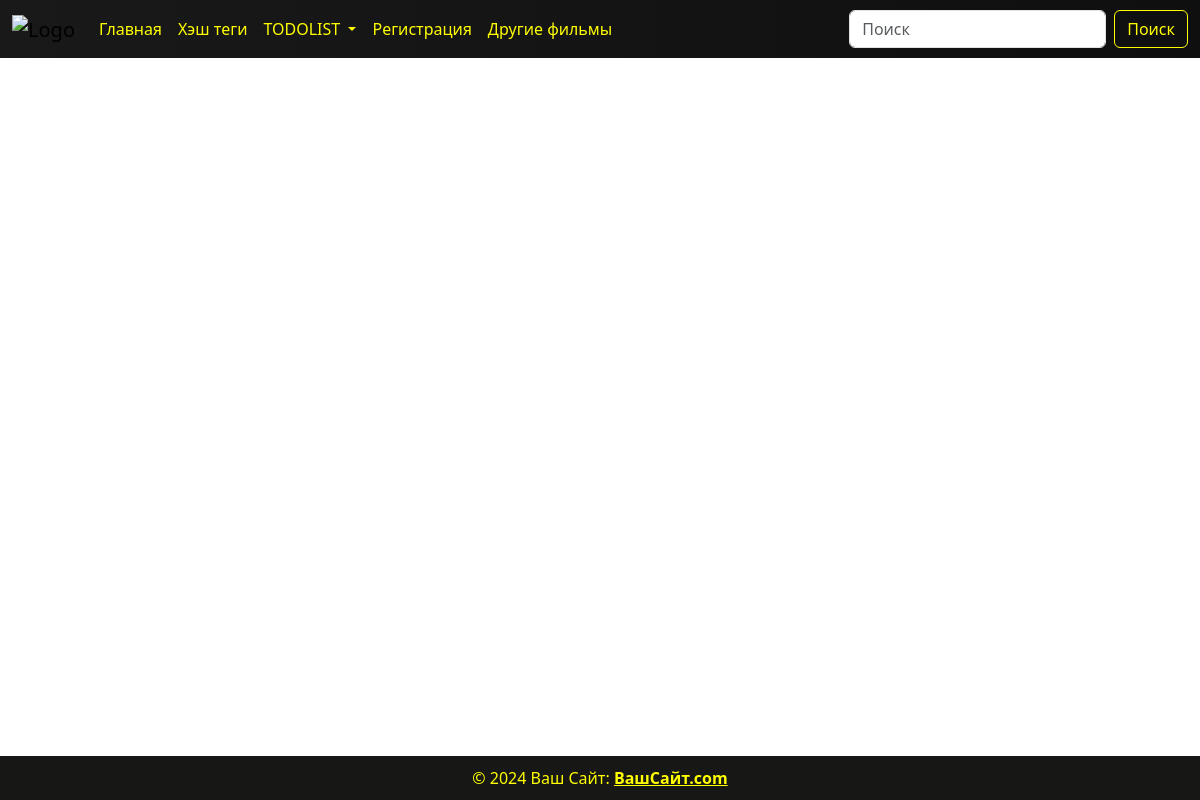
Before: / with the older database file.
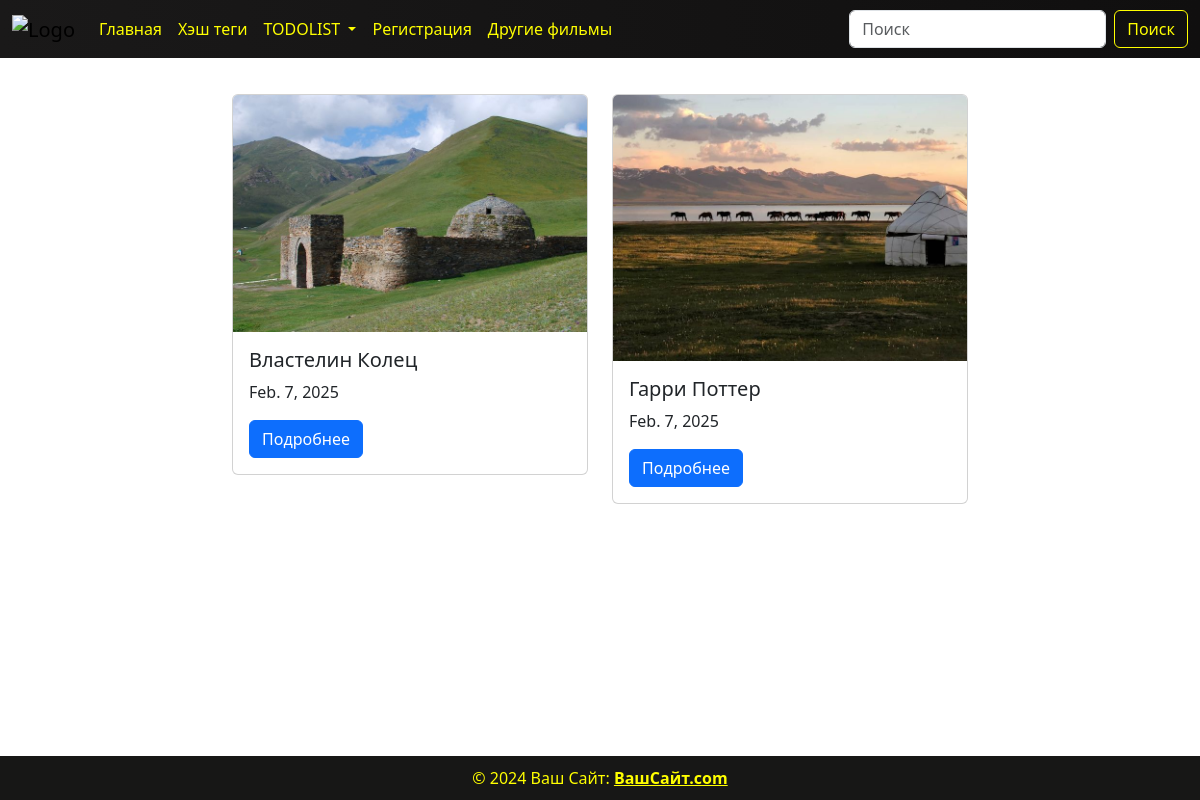
After: the same page with the newer database file.
### books/models.py (models this page shows, shortened)
class BookModel(models.Model):
    GENRE_CHOICES = (
        ('HORROR', 'Horror'),
        ('COMEDY', 'Comedy'),
        ('FANTASY', 'Fantasy'),
    )
    image = models.ImageField(upload_to='films/', verbose_name='Загрузите фото')
    title = models.CharField(max_length=100, verbose_name='укажите название книги')
    description = models.TextField(verbose_name=' Укажите описание описание',blank=True)
    price =  models.PositiveIntegerField(verbose_name="Укажите цену", default=0)
    created_at = models.DateField(auto_now_add=True)
    genre = models.CharField(max_length=10, choices=GENRE_CHOICES, default='HORROR',
                             verbose_name='Выберите жанр')
    time = models.TimeField(verbose_name='укажите время просмотра')
    director = models.CharField(max_length=100, default='Иванов Иван')
    trailer =models.URLField(verbose_name='укажите из YouTube')
    class Meta:
        verbose_name = 'книга'
        verbose_name_plural = 'книги'

### books/views.py (the view)
# urls.py: path('', views.book_list_view, name='book_list'),
def book_list_view(request):
    if request.method == 'GET':
        query = models.BookModel.objects.all().order_by('-id')
        context_object_name = {
            'book': query,
        }
        return render(request, 'show.html', context=context_object_name)

### templates/show.html (shortened to what this page needs)
{% load static %}
<!DOCTYPE html>
<html lang="en">
<head>
    <link href="https://cdn.jsdelivr.net/npm/bootstrap@5.3.3/dist/css/bootstrap.min.css" rel="stylesheet">
</head>
<body>
<nav class="navbar navbar-expand-lg bg-body-tertiary fixed-top"
     style="background: linear-gradient(to right, #1a1919, #100f0f);">
    <div class="container-fluid">
        <a class="navbar-brand" href="#">
            <img src="https://lh5.googleusercontent.com/yzWtzlXIlHfLjcFkr0S7UgmoX9HFoJ6VRszWZyEt-G85Gl5ID_XxoLX6Ji6E223S-EU2UUt2Y89uOwkm0tr8KkLQbM4Su17ln5HVBLaLHfxFIqm4DDpwmzPhfeAg1mja2Xdz7JkCvJqbpoEOT0CX8Cg"
                 alt="Logo" style="width: 40px; height: 40px;">
        </a>
        <div class="collapse navbar-collapse" id="navbarSupportedContent">
            <ul class="navbar-nav me-auto mb-2 mb-lg-0">
                <li class="nav-item">
                    <a class="nav-link active" aria-current="page" href="#" style="color: yellow;">Главная</a>
                </li>
                <li class="nav-item">
                    <a class="nav-link" href="#" style="color: yellow;">Хэш теги</a>
                </li>
                <li class="nav-item dropdown">
                    <a class="nav-link dropdown-toggle" href="#" role="button" data-bs-toggle="dropdown"
                       aria-expanded="false" style="color: yellow;">
                        TODOLIST
                    </a>
                </li>
                <li class="nav-item">
                    <a class="nav-link enable" href="" style="color: yellow;">Регистрация</a>
                </li>
                <li class="nav-item">
                    <a class="nav-link enable" href="" style="color: yellow;">Другие фильмы</a>
                </li>
            </ul>
            <form class="d-flex" role="search">
                <input class="form-control me-2" type="search" placeholder="Поиск" aria-label="Поиск">
                <button class="btn btn-outline-success" type="submit" style="color: yellow; border-color: yellow;">
                    Поиск
                </button>
            </form>
        </div>
    </div>
</nav>
<link rel="stylesheet" href="{% static 'css/show.css' %}">
<div class="container mt-4 content">
    <div class="row justify-content-center">
        {% for i in book %}
        <div class="col-md-4 mb-4">
            <div class="card" style="width: 100%;">
                <img src="{{i.image.url}}" class="card-img-top" alt="вставьте логику картинки">
                <div class="card-body">
                    <h5 class="card-title">{{i.title}}</h5>
                    <p class="card-text">{{i.created_at}}</p>
                    <a href="/book_detail/{{ i.id }}/" class="btn btn-primary">Подробнее</a>
                </div>
            </div>
        </div>
        {% endfor %}
    </div>
</div>
<footer>
    © 2024 Ваш Сайт:
    <a class="text-reset fw-bold" href="#" style="color: yellow;">ВашСайт.com</a>
</footer>
</body>
</html>

### static/css/show.css (style rules this page uses)
body { display: flex; flex-direction: column; min-height: 100vh; padding-top: 70px; background: url("https://i.pinimg.com/736x/e3/7d/a9/e37da92d1e32051af32a81a8950733f3.jpg"); background-repeat: no-repeat; background-size: cover; background-position: center; }
.content { flex: 1; }
footer { background-color: #171716; color: yellow; text-align: center; padding: 10px; }
.card { height: 200px; }
.card-body { overflow: hidden; }
.card-text { white-space: nowrap; overflow: hidden; text-overflow: ellipsis; }
.card img { width: 100%; height: 100%; object-fit: cover; }
.card { height: auto; }

Changed rows visible on the page:
added BookModel: image (picture), title "Властелин Колец", created_at "Feb. 7, 2025"
added BookModel: image (picture), title "Гарри Поттер", created_at "Feb. 7, 2025"
